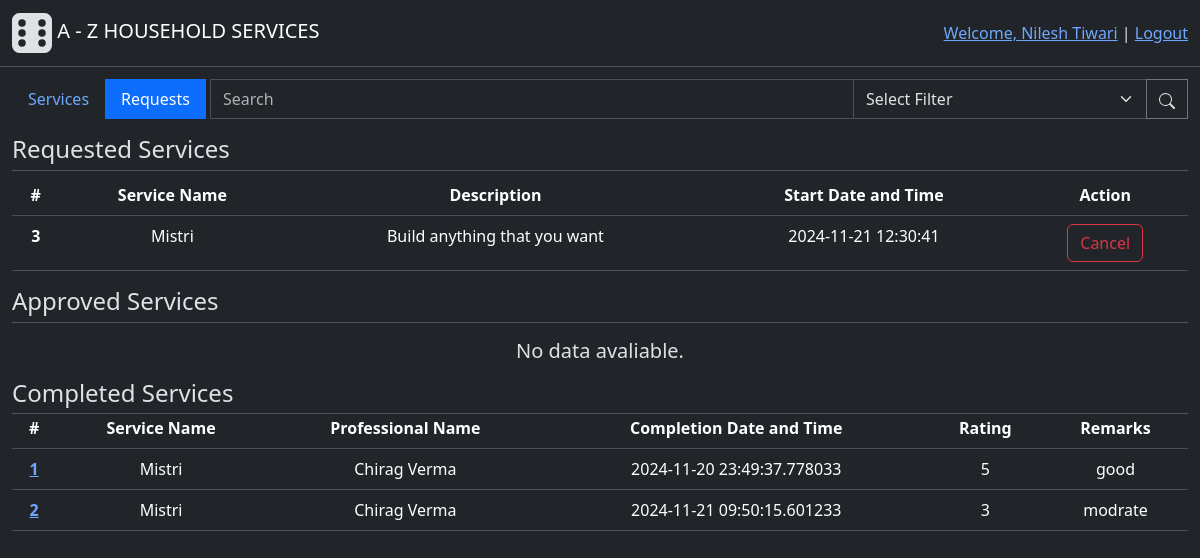
The page /user/requests (signed in) on the database as committed earlier.
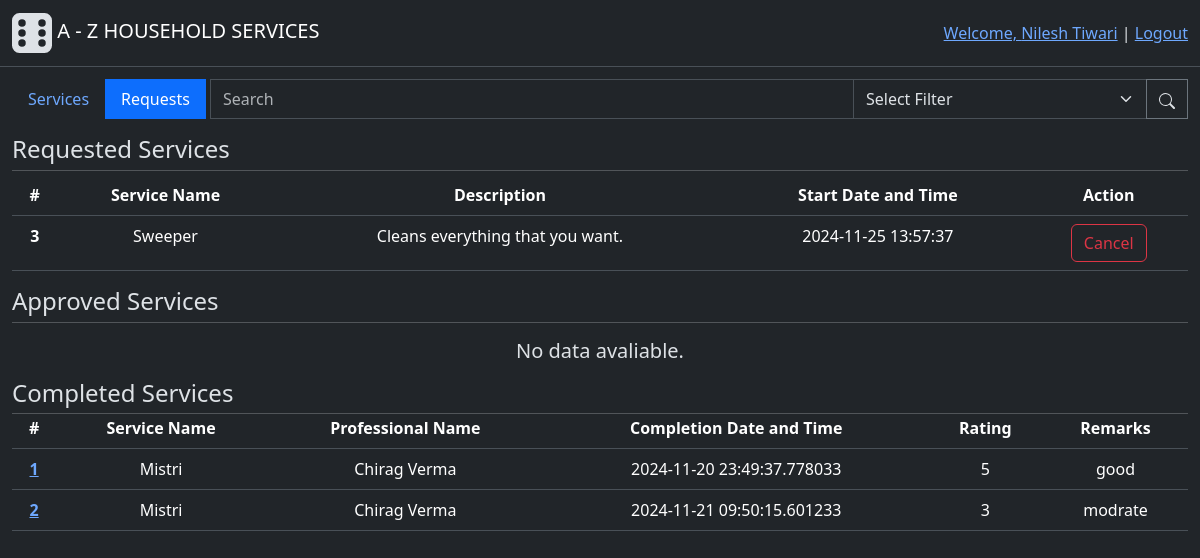
The same page on the database as committed later.
### backend/modals.py (models this page shows, shortened)
class ServiceRequest(db.Model):
    id = db.Column(db.Integer(), primary_key=True)
    service_id = db.Column(db.Integer(), db.ForeignKey("service.id"), nullable=False) # Foreign Key - Service table
    customer_id = db.Column(db.Integer(), db.ForeignKey("user.id"), nullable=False) #Foreign key - from User(Customer) table
    professional_id = db.Column(db.Integer(), db.ForeignKey("professional.id")) # Foreign Key - Professional table, One professional for one job
    start_date = db.Column(db.DateTime(), nullable=False, default=datetime.now().replace(microsecond=0)) # datetime.now():get current time
    end_date = db.Column(db.DateTime())
    status = db.Column(db.Integer(), nullable=False, default=0) # 0-requested, 1-accepted, 2-completed at users-end, 3-completed at professionals-end
    rating = db.Column(db.Integer()) # Mandatory to give ratings for closing the job
    remarks = db.Column(db.String(500))
    professional = db.relationship("Professional", backref="service_requests", lazy=True)

class Service(db.Model):
    id = db.Column(db.Integer(), primary_key=True)
    name = db.Column(db.String(30),unique=True, nullable=False)
    desc = db.Column(db.String(500), nullable=False)
    time_required = db.Column(db.Integer(), nullable=False) # Time required (in Hrs)
    price = db.Column(db.Float(), nullable=False)
    status = db.Column(db.Integer(), nullable=False, default=1) # 0-inactive, 1-active
    service_requests = db.relationship("ServiceRequest", cascade="all, delete", backref="services", lazy=True) # For accessing all the service requests having common service

### backend/controllers.py (the view)
@app.route("/user/requests", methods=["GET", "POST"])
def user_requests_tab():
    button_state = request.args.get("button_state", 0, type=int) # Accessing data, sent to us, using url_for function, default=0
    service_requests = ServiceRequest.query.filter(ServiceRequest.customer_id==current_user.id, ServiceRequest.status==0).all()
    approved_service_requests = ServiceRequest.query.filter(ServiceRequest.customer_id==current_user.id, ServiceRequest.status==1).all()
    completed_service_requests = ServiceRequest.query.filter(ServiceRequest.customer_id==current_user.id, or_(ServiceRequest.status==2, ServiceRequest.status==3)).all()
    return render_template("user_requests_tab.html", service_requests=service_requests, button_state=button_state, approved_service_requests=approved_service_requests, completed_service_requests=completed_service_requests)

### app.py (called while the page is built)
def setup_app(): #Initializations
    app = Flask(__name__)
    app.config["SQLALCHEMY_DATABASE_URI"] = "sqlite:///household_services.sqlite3" # Database file name
    app.config["SECRET_KEY"] = "123456"
    db.init_app(app) # Connecting database to flask app
    app.app_context().push() #Direct access to other modules
    login_manager = LoginManager(app) # For manageing user sessions
    login_manager.login_view = "login_page" # Redirect to "login_page" route funtion if some try to access restricted route
    login_manager.login_message_category = "info"
    @login_manager.user_loader
    def load_user(user_id):
        return User.query.get(int(user_id))
    app.debug=True

### backend/modals.py (called while the page is built)
    def capitalised_name(self):
        return self.name.title()

### templates/user_requests_tab.html
{% extends "user_dashboard.html" %}
{% block subcontent %}
    {% include "includes/user_requested_services.html" %}
    {% include "includes/user_approved_services.html" %}
    {% include "includes/user_completed_services.html" %}
{% endblock %}

### templates/includes/user_requested_services.html
<h4 style="margin-bottom: -10px;" class="h4 text-start mt-3">Requested Services</h4>
<hr style="margin-bottom:  0;" class="divider">
{% if service_requests %}
    <table class="table mt-1">
        <thead>
        <tr>
            <th scope="col">#</th>
            <th scope="col">Service Name</th>
            <th scope="col">Description</th>
            <th scope="col">Start Date and Time</th>
            <th scope="col">Action</th>
        </tr>
        </thead>
        <tbody>
            {% for service_request in service_requests %}
                <tr>
                    <th scope="row">{{service_request.id}}</th>
                    <td>{{service_request.services.name}}</td>
                    <td>{{service_request.services.desc}}</td>
                    <td>{{service_request.start_date}}</td>
                    <td>
                        <form action="{{ url_for('cancel_request', request_id=service_request.id)}}" method="POST">
                            <button type="submit" class="btn btn-outline-danger">Cancel</button>
                        </form>
                    </td>
                </tr>
            {% endfor %}
        </tbody>
    </table>
{% else %}
    <div class="h5 mt-3">No requests to show.</div>
{% endif %}

Rows that differ between the two databases and show on the page:
changed ServiceRequest id 3: services.name "Mistri" → "Sweeper"; services.desc "Build anything that you want" → "Cleans everything that you want."; start_date "2024-11-21 12:30:41" → "2024-11-25 13:57:37"
